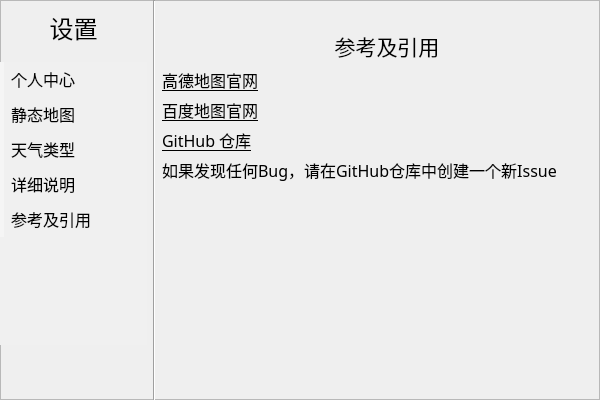
<?xml version="1.0" encoding="UTF-8"?>
<ui version="4.0">
 <class>SettingsUIMainWindow</class>
 <widget class="QMainWindow" name="SettingsUIMainWindow">
  <property name="geometry">
   <rect>
    <x>0</x>
    <y>0</y>
    <width>600</width>
    <height>400</height>
   </rect>
  </property>
  <property name="windowTitle">
   <string>MainWindow</string>
  </property>
  <widget class="QWidget" name="settingsUiWidget">
   <widget class="QFrame" name="settingsUiFrame">
    <property name="geometry">
     <rect>
      <x>0</x>
      <y>0</y>
      <width>600</width>
      <height>400</height>
     </rect>
    </property>
    <property name="frameShape">
     <enum>QFrame::StyledPanel</enum>
    </property>
    <property name="frameShadow">
     <enum>QFrame::Raised</enum>
    </property>
    <widget class="QWidget" name="horizontalLayoutWidget">
     <property name="geometry">
      <rect>
       <x>0</x>
       <y>0</y>
       <width>601</width>
       <height>401</height>
      </rect>
     </property>
     <layout class="QHBoxLayout" name="settingsUiHorizontal1" stretch="1,0,3">
      <item>
       <layout class="QVBoxLayout" name="verticalLayout" stretch="1,5,1">
        <item>
         <widget class="QLabel" name="settingsLabel">
          <property name="font">
           <font>
            <family>微软雅黑 Light</family>
            <pointsize>18</pointsize>
           </font>
          </property>
          <property name="text">
           <string>设置</string>
          </property>
          <property name="alignment">
           <set>Qt::AlignCenter</set>
          </property>
         </widget>
        </item>
        <item>
         <widget class="QListWidget" name="itemListWidget">
          <property name="styleSheet">
           <string notr="true">QListWidget, QListView, QTreeWidget, QTreeView {
    outline: 0px;
}

QListWidget {
    color: Black;
    background: #F0F0F0;
	NoFrame
}
QListWidget::Item {
	color: rgb(0,0,0);
    border-left: 4px solid #F5F5F5;
	height:35px;
}
QListWidget::Item:selected {
    background: rgb(204,232,255);
	color: rgb(0,0,0);
    border-left: 4px solid #0961B0;
}
</string>
          </property>
          <property name="frameShape">
           <enum>QFrame::NoFrame</enum>
          </property>
          <item>
           <property name="text">
            <string> 个人中心</string>
           </property>
           <property name="font">
            <font>
             <family>微软雅黑 Light</family>
             <pointsize>12</pointsize>
            </font>
           </property>
           <property name="textAlignment">
            <set>AlignJustify|AlignVCenter</set>
           </property>
          </item>
          <item>
           <property name="text">
            <string> 静态地图</string>
           </property>
           <property name="font">
            <font>
             <family>微软雅黑 Light</family>
             <pointsize>12</pointsize>
            </font>
           </property>
           <property name="textAlignment">
            <set>AlignJustify|AlignVCenter</set>
           </property>
          </item>
          <item>
           <property name="text">
            <string> 天气类型</string>
           </property>
           <property name="font">
            <font>
             <family>微软雅黑 Light</family>
             <pointsize>12</pointsize>
            </font>
           </property>
          </item>
          <item>
           <property name="text">
            <string> 详细说明</string>
           </property>
           <property name="font">
            <font>
             <family>微软雅黑 Light</family>
             <pointsize>12</pointsize>
            </font>
           </property>
           <property name="textAlignment">
            <set>AlignJustify|AlignVCenter</set>
           </property>
          </item>
          <item>
           <property name="text">
            <string> 参考及引用</string>
           </property>
           <property name="font">
            <font>
             <family>微软雅黑 Light</family>
             <pointsize>12</pointsize>
            </font>
           </property>
          </item>
         </widget>
        </item>
        <item>
         <spacer name="settingsVerticalSpacer">
          <property name="orientation">
           <enum>Qt::Vertical</enum>
          </property>
          <property name="sizeHint" stdset="0">
           <size>
            <width>20</width>
            <height>40</height>
           </size>
          </property>
         </spacer>
        </item>
       </layout>
      </item>
      <item>
       <widget class="Line" name="settingsUiLine">
        <property name="orientation">
         <enum>Qt::Vertical</enum>
        </property>
       </widget>
      </item>
      <item>
       <widget class="QStackedWidget" name="stackedWidget">
        <property name="currentIndex">
         <number>4</number>
        </property>
        <widget class="QWidget" name="personalCenterPage">
         <widget class="QWidget" name="verticalLayoutWidget_2">
          <property name="geometry">
           <rect>
            <x>0</x>
            <y>0</y>
            <width>431</width>
            <height>391</height>
           </rect>
          </property>
          <layout class="QVBoxLayout" name="personalCenterVertical" stretch="1,1,0,2">
           <property name="leftMargin">
            <number>173</number>
           </property>
           <property name="rightMargin">
            <number>172</number>
           </property>
           <item>
            <widget class="QLabel" name="userLogoLabel">
             <property name="text">
              <string/>
             </property>
            </widget>
           </item>
           <item>
            <widget class="QLabel" name="userNameLabel">
             <property name="font">
              <font>
               <family>微软雅黑 Light</family>
               <pointsize>14</pointsize>
              </font>
             </property>
             <property name="text">
              <string>用户名称</string>
             </property>
             <property name="alignment">
              <set>Qt::AlignCenter</set>
             </property>
            </widget>
           </item>
           <item>
            <widget class="QPushButton" name="logoutButton">
             <property name="font">
              <font>
               <family>微软雅黑 Light</family>
               <pointsize>12</pointsize>
              </font>
             </property>
             <property name="text">
              <string>退出登录</string>
             </property>
            </widget>
           </item>
           <item>
            <spacer name="verticalSpacer">
             <property name="orientation">
              <enum>Qt::Vertical</enum>
             </property>
             <property name="sizeHint" stdset="0">
              <size>
               <width>20</width>
               <height>40</height>
              </size>
             </property>
            </spacer>
           </item>
          </layout>
         </widget>
        </widget>
        <widget class="QWidget" name="staticMapsPage">
         <widget class="QWidget" name="verticalLayoutWidget_3">
          <property name="geometry">
           <rect>
            <x>0</x>
            <y>0</y>
            <width>431</width>
            <height>391</height>
           </rect>
          </property>
          <layout class="QVBoxLayout" name="staticMapsVertical" stretch="0">
           <property name="leftMargin">
            <number>0</number>
           </property>
           <property name="rightMargin">
            <number>0</number>
           </property>
           <item>
            <layout class="QGridLayout" name="gridLayout" rowstretch="0,0,0,0,0">
             <property name="leftMargin">
              <number>80</number>
             </property>
             <property name="topMargin">
              <number>40</number>
             </property>
             <property name="rightMargin">
              <number>80</number>
             </property>
             <item row="2" column="0">
              <widget class="QLabel" name="scaleLabel">
               <property name="font">
                <font>
                 <family>微软雅黑 Light</family>
                 <pointsize>12</pointsize>
                </font>
               </property>
               <property name="text">
                <string>图片清晰度</string>
               </property>
              </widget>
             </item>
             <item row="3" column="0">
              <widget class="QLabel" name="trafficLabel">
               <property name="font">
                <font>
                 <family>微软雅黑 Light</family>
                 <pointsize>12</pointsize>
                </font>
               </property>
               <property name="text">
                <string>交通路况标识</string>
               </property>
              </widget>
             </item>
             <item row="2" column="1">
              <widget class="QComboBox" name="scaleComboBox">
               <property name="font">
                <font>
                 <family>微软雅黑 Light</family>
                 <pointsize>12</pointsize>
                </font>
               </property>
               <item>
                <property name="text">
                 <string>普通图</string>
                </property>
               </item>
               <item>
                <property name="text">
                 <string>高清图</string>
                </property>
               </item>
              </widget>
             </item>
             <item row="1" column="0">
              <widget class="QLabel" name="zoomLabel">
               <property name="font">
                <font>
                 <family>微软雅黑 Light</family>
                 <pointsize>12</pointsize>
                </font>
               </property>
               <property name="text">
                <string>地图缩放级别</string>
               </property>
              </widget>
             </item>
             <item row="0" column="0" colspan="2">
              <widget class="QLabel" name="staticMapsLabel">
               <property name="font">
                <font>
                 <family>微软雅黑 Light</family>
                 <pointsize>16</pointsize>
                </font>
               </property>
               <property name="styleSheet">
                <string notr="true"/>
               </property>
               <property name="text">
                <string>静态地图</string>
               </property>
               <property name="alignment">
                <set>Qt::AlignCenter</set>
               </property>
               <property name="margin">
                <number>0</number>
               </property>
              </widget>
             </item>
             <item row="1" column="1">
              <widget class="QComboBox" name="zoomComboBox">
               <property name="font">
                <font>
                 <family>微软雅黑 Light</family>
                 <pointsize>12</pointsize>
                </font>
               </property>
               <item>
                <property name="text">
                 <string>1</string>
                </property>
               </item>
               <item>
                <property name="text">
                 <string>2</string>
                </property>
               </item>
               <item>
                <property name="text">
                 <string>3</string>
                </property>
               </item>
               <item>
                <property name="text">
                 <string>4</string>
                </property>
               </item>
               <item>
                <property name="text">
                 <string>5</string>
                </property>
               </item>
               <item>
                <property name="text">
                 <string>6</string>
                </property>
               </item>
               <item>
                <property name="text">
                 <string>7</string>
                </property>
               </item>
               <item>
                <property name="text">
                 <string>8</string>
                </property>
               </item>
               <item>
                <property name="text">
                 <string>9</string>
                </property>
               </item>
               <item>
                <property name="text">
                 <string>10</string>
                </property>
               </item>
               <item>
                <property name="text">
                 <string>11</string>
                </property>
               </item>
               <item>
                <property name="text">
                 <string>12</string>
                </property>
               </item>
               <item>
                <property name="text">
                 <string>13</string>
                </property>
               </item>
               <item>
                <property name="text">
                 <string>14</string>
                </property>
               </item>
               <item>
                <property name="text">
                 <string>15</string>
                </property>
               </item>
               <item>
                <property name="text">
                 <string>16</string>
                </property>
               </item>
               <item>
                <property name="text">
                 <string>17</string>
                </property>
               </item>
               <item>
                <property name="text">
                 <string>18</string>
                </property>
               </item>
               <item>
                <property name="text">
                 <string>19</string>
                </property>
               </item>
               <item>
                <property name="text">
                 <string>20</string>
                </property>
               </item>
              </widget>
             </item>
             <item row="3" column="1">
              <widget class="QComboBox" name="trafficComboBox">
               <property name="font">
                <font>
                 <family>微软雅黑 Light</family>
                 <pointsize>12</pointsize>
                </font>
               </property>
               <item>
                <property name="text">
                 <string>不展示</string>
                </property>
               </item>
               <item>
                <property name="text">
                 <string>展示</string>
                </property>
               </item>
              </widget>
             </item>
             <item row="4" column="0" colspan="2">
              <spacer name="staticMapsSpacer">
               <property name="orientation">
                <enum>Qt::Vertical</enum>
               </property>
               <property name="sizeHint" stdset="0">
                <size>
                 <width>20</width>
                 <height>40</height>
                </size>
               </property>
              </spacer>
             </item>
            </layout>
           </item>
          </layout>
         </widget>
        </widget>
        <widget class="QWidget" name="weatherTypePage">
         <widget class="QWidget" name="verticalLayoutWidget_6">
          <property name="geometry">
           <rect>
            <x>0</x>
            <y>0</y>
            <width>431</width>
            <height>391</height>
           </rect>
          </property>
          <layout class="QVBoxLayout" name="weatherTypeVertical" stretch="0,0,0">
           <property name="leftMargin">
            <number>0</number>
           </property>
           <property name="topMargin">
            <number>40</number>
           </property>
           <property name="rightMargin">
            <number>0</number>
           </property>
           <item>
            <widget class="QLabel" name="weatherTypeLabel">
             <property name="font">
              <font>
               <family>微软雅黑 Light</family>
               <pointsize>16</pointsize>
              </font>
             </property>
             <property name="text">
              <string>天气类型</string>
             </property>
             <property name="alignment">
              <set>Qt::AlignCenter</set>
             </property>
             <property name="margin">
              <number>0</number>
             </property>
            </widget>
           </item>
           <item>
            <layout class="QHBoxLayout" name="weatherTypeHorizontal">
             <property name="leftMargin">
              <number>80</number>
             </property>
             <property name="rightMargin">
              <number>80</number>
             </property>
             <item>
              <widget class="QLabel" name="weatherTypeSearchLabel">
               <property name="font">
                <font>
                 <family>微软雅黑 Light</family>
                 <pointsize>12</pointsize>
                </font>
               </property>
               <property name="text">
                <string>查询的天气类型</string>
               </property>
              </widget>
             </item>
             <item>
              <widget class="QComboBox" name="weatherTypeComboBox">
               <property name="font">
                <font>
                 <family>微软雅黑 Light</family>
                 <pointsize>12</pointsize>
                </font>
               </property>
               <item>
                <property name="text">
                 <string>实况天气</string>
                </property>
               </item>
               <item>
                <property name="text">
                 <string>预测天气</string>
                </property>
               </item>
              </widget>
             </item>
            </layout>
           </item>
           <item>
            <spacer name="weatherTypeSpacer">
             <property name="orientation">
              <enum>Qt::Vertical</enum>
             </property>
             <property name="sizeHint" stdset="0">
              <size>
               <width>20</width>
               <height>40</height>
              </size>
             </property>
            </spacer>
           </item>
          </layout>
         </widget>
        </widget>
        <widget class="QWidget" name="detailInformationPage">
         <widget class="QWidget" name="verticalLayoutWidget_4">
          <property name="geometry">
           <rect>
            <x>0</x>
            <y>0</y>
            <width>431</width>
            <height>398</height>
           </rect>
          </property>
          <layout class="QVBoxLayout" name="detailInformationVertical1" stretch="0,0,0,0,0,0,0,0">
           <property name="leftMargin">
            <number>0</number>
           </property>
           <property name="rightMargin">
            <number>0</number>
           </property>
           <item>
            <widget class="QLabel" name="amapSmallProgramLabel">
             <property name="font">
              <font>
               <family>微软雅黑 Light</family>
               <pointsize>16</pointsize>
              </font>
             </property>
             <property name="text">
              <string>高德地图小程序</string>
             </property>
             <property name="alignment">
              <set>Qt::AlignCenter</set>
             </property>
            </widget>
           </item>
           <item>
            <widget class="Line" name="detailInformationLine1">
             <property name="orientation">
              <enum>Qt::Horizontal</enum>
             </property>
            </widget>
           </item>
           <item>
            <widget class="QLabel" name="developerLabel">
             <property name="font">
              <font>
               <family>微软雅黑 Light</family>
               <pointsize>12</pointsize>
              </font>
             </property>
             <property name="text">
              <string>开发 
开发者：高怡飞
Logo图片库：Windows Fluent UI Photo Library
                    小爱同学
                    高德地图  </string>
             </property>
             <property name="margin">
              <number>0</number>
             </property>
            </widget>
           </item>
           <item>
            <widget class="Line" name="detailInformationLine3">
             <property name="orientation">
              <enum>Qt::Horizontal</enum>
             </property>
            </widget>
           </item>
           <item>
            <widget class="QLabel" name="feedbackLabel">
             <property name="font">
              <font>
               <family>微软雅黑 Light</family>
               <pointsize>12</pointsize>
              </font>
             </property>
             <property name="text">
              <string>反馈
电子邮箱：363301617@qq.com</string>
             </property>
             <property name="margin">
              <number>0</number>
             </property>
            </widget>
           </item>
           <item>
            <widget class="Line" name="detailInformationLine2">
             <property name="orientation">
              <enum>Qt::Horizontal</enum>
             </property>
            </widget>
           </item>
           <item>
            <widget class="QLabel" name="detailInformationLabel">
             <property name="font">
              <font>
               <family>微软雅黑 Light</family>
               <pointsize>12</pointsize>
              </font>
             </property>
             <property name="text">
              <string>说明
这是一个基于高德地图Web API的第三方客户端，应用所有数据来源均来自高德地图。
由于高德地图关于实时路况的API暂未开放，所以使用百度地图的实时路况API数据来实现这一功能。
本程序仅供学习交流编程技术使用。如果侵犯您的合法权益，请及时联系本人以第一时间删除。</string>
             </property>
             <property name="wordWrap">
              <bool>true</bool>
             </property>
             <property name="margin">
              <number>0</number>
             </property>
            </widget>
           </item>
           <item>
            <spacer name="detailInformationSpacer">
             <property name="orientation">
              <enum>Qt::Vertical</enum>
             </property>
             <property name="sizeHint" stdset="0">
              <size>
               <width>20</width>
               <height>40</height>
              </size>
             </property>
            </spacer>
           </item>
          </layout>
         </widget>
        </widget>
        <widget class="QWidget" name="referencePage">
         <widget class="QWidget" name="verticalLayoutWidget_5">
          <property name="geometry">
           <rect>
            <x>0</x>
            <y>0</y>
            <width>450</width>
            <height>391</height>
           </rect>
          </property>
          <layout class="QVBoxLayout" name="referenceVertical" stretch="0,0,0,0,0,0">
           <property name="leftMargin">
            <number>0</number>
           </property>
           <property name="topMargin">
            <number>30</number>
           </property>
           <property name="rightMargin">
            <number>0</number>
           </property>
           <item>
            <widget class="QLabel" name="referenceLabel">
             <property name="font">
              <font>
               <family>微软雅黑 Light</family>
               <pointsize>16</pointsize>
              </font>
             </property>
             <property name="text">
              <string>参考及引用</string>
             </property>
             <property name="alignment">
              <set>Qt::AlignCenter</set>
             </property>
             <property name="margin">
              <number>10</number>
             </property>
            </widget>
           </item>
           <item>
            <widget class="QLabel" name="amapWebSupportLabel">
             <property name="font">
              <font>
               <family>微软雅黑 Light</family>
               <pointsize>12</pointsize>
              </font>
             </property>
             <property name="styleSheet">
              <string notr="true"/>
             </property>
             <property name="text">
              <string>&lt;html&gt;&lt;head/&gt;&lt;body&gt;&lt;p&gt;&lt;a href=&quot;https://mobile.amap.com/&quot;&gt;&lt;span style=&quot; color:#000000;&quot;&gt;高德地图官网&lt;/span&gt;&lt;/a&gt;&lt;/p&gt;&lt;/body&gt;&lt;/html&gt;</string>
             </property>
             <property name="margin">
              <number>10</number>
             </property>
             <property name="openExternalLinks">
              <bool>true</bool>
             </property>
            </widget>
           </item>
           <item>
            <widget class="QLabel" name="baiduMapWebSupportLabel">
             <property name="font">
              <font>
               <family>微软雅黑 Light</family>
               <pointsize>12</pointsize>
              </font>
             </property>
             <property name="text">
              <string>&lt;html&gt;&lt;head/&gt;&lt;body&gt;&lt;p&gt;&lt;a href=&quot;https://map.baidu.com&quot;&gt;&lt;span style=&quot; text-decoration: underline; color:#000000;&quot;&gt;百度地图官网&lt;/span&gt;&lt;/a&gt;&lt;/p&gt;&lt;/body&gt;&lt;/html&gt;</string>
             </property>
             <property name="margin">
              <number>10</number>
             </property>
             <property name="openExternalLinks">
              <bool>true</bool>
             </property>
            </widget>
           </item>
           <item>
            <widget class="QLabel" name="GitHubWebSupportLabel">
             <property name="font">
              <font>
               <family>微软雅黑 Light</family>
               <pointsize>12</pointsize>
              </font>
             </property>
             <property name="text">
              <string>&lt;html&gt;&lt;head/&gt;&lt;body&gt;&lt;p&gt;&lt;a href=&quot;https://github.com/&quot;&gt;&lt;span style=&quot; text-decoration: underline; color:#000000;&quot;&gt;GitHub 仓库&lt;/span&gt;&lt;/a&gt;&lt;/p&gt;&lt;/body&gt;&lt;/html&gt;</string>
             </property>
             <property name="margin">
              <number>10</number>
             </property>
             <property name="openExternalLinks">
              <bool>true</bool>
             </property>
            </widget>
           </item>
           <item>
            <widget class="QLabel" name="IssueLabel">
             <property name="font">
              <font>
               <family>微软雅黑 Light</family>
               <pointsize>12</pointsize>
              </font>
             </property>
             <property name="text">
              <string>如果发现任何Bug，请在GitHub仓库中创建一个新Issue</string>
             </property>
             <property name="margin">
              <number>10</number>
             </property>
            </widget>
           </item>
           <item>
            <spacer name="referenceSpacer">
             <property name="orientation">
              <enum>Qt::Vertical</enum>
             </property>
             <property name="sizeHint" stdset="0">
              <size>
               <width>20</width>
               <height>40</height>
              </size>
             </property>
            </spacer>
           </item>
          </layout>
         </widget>
        </widget>
       </widget>
      </item>
     </layout>
     <zorder>stackedWidget</zorder>
     <zorder>settingsUiLine</zorder>
    </widget>
   </widget>
  </widget>
 </widget>
 <resources/>
 <connections/>
</ui>
